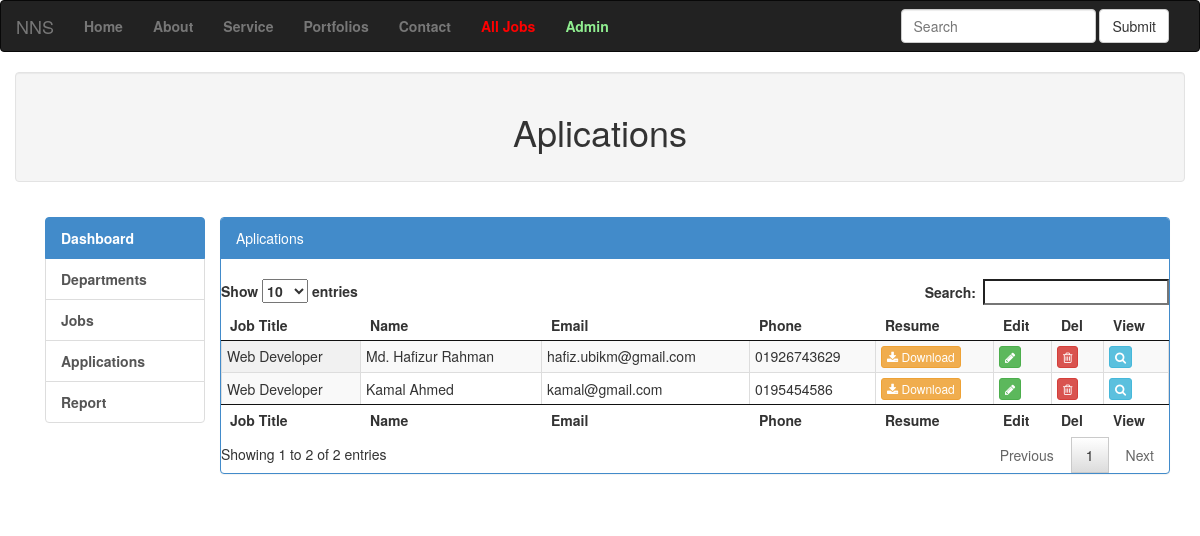
/post_controller/display_application, run on the app's committed database.
### tables this page shows
CREATE TABLE IF NOT EXISTS `application` (
`id` int(11) NOT NULL,
  `job_post_id` int(11) NOT NULL,
  `name` varchar(50) NOT NULL,
  `email` varchar(50) NOT NULL,
  `phone` varchar(18) NOT NULL,
  `file` varchar(100) NOT NULL
);

CREATE TABLE IF NOT EXISTS `job_posts` (
`id` int(11) NOT NULL,
  `department_id` int(11) NOT NULL,
  `job_title` varchar(50) NOT NULL,
  `requirement` text NOT NULL,
  `experience` varchar(50) NOT NULL,
  `education` text NOT NULL,
  `start_date` date NOT NULL,
  `end_date` date NOT NULL,
  `salary` varchar(12) NOT NULL
);

### application/controllers/Post_controller.php (called while the page is built, shortened)
<?php
class Post_controller extends CI_Controller {
	public function display_application($id=false){
		if($id===false){
			$data['applications']=$this->post_model->display_application();
			$this->load->view('all_applications',$data);
		}else{
			$data['applications']=$this->post_model->display_application($id);
			$this->load->view('all_applications',$data);
		}
	}
}

### index.php (called while the page is built, shortened)
<?php
require_once BASEPATH.'core/CodeIgniter.php';

### application/models/Post_model.php (called while the page is built, shortened)
<?php
class post_model extends CI_Model {
	public function display_application($id=false){
		if($id===false){
			$this->db->select('*');
			$this->db->from('job_posts');
			$this->db->join('application', 'application.job_post_id = job_posts.id');
			$query = $this->db->get();
			return $query->result();
		}
	}
}

### application/views/all_applications.php (the view)
<?php include_once("header.php");?>
<div class="well container"><h1 class="text-center">Aplications</h1></div>
<div class="container">
	<div class="row">
		<div class="panel-body">
			<div class="col-md-2">
				<?php include_once("sidebar.php");?>
			</div>
			<div class="col-md-10">
				<div class="row">
				   <div class="panel panel-primary">
					  <div class="panel-heading">
					  	Aplications
					  </div><br>
						<table class="cell-border display compact example" cellspacing="0" width="100%">
							<thead>
								<tr>
									<th>Job Title</th>
									<th>Name</th>
									<th>Email</th>
									<th>Phone</th>
									<th>Resume</th>
									<th>Edit</th>
									<th>Del</th>
									<th>View</th>
								</tr>
							</thead>
							<tbody>
							<?php
								foreach($applications as $application){
							?>
								<tr>
									<td><?php echo $application->job_title?></td>
									<td><?php echo $application->name?></td>
									<td><?php echo $application->email?></td>
									<td><?php echo $application->phone?></td>
									<td><a class="btn btn-warning btn-xs" href="<?php echo base_url()?>filess/<?php echo $application->file?>" download><i class="fa fa-download"></i> Download</a></td>
									<td><a class="btn btn-success btn-xs" href="#"><i class="fa fa-pencil"></i></a></td>
									<td><a class="btn btn-danger btn-xs" href="<?php echo site_url('post_controller/del_application/'.$application->id);?>"><i class="fa fa-trash-o"></i></a></td>
									<td><a class="btn btn-info btn-xs" href="<?php echo site_url('post_controller/job_view/'.$application->job_post_id);?>"><i class="fa fa-search"></i></a></td>
								</tr>
								<?php }?>
							</tbody>
							<tfoot>
								<tr>
									<th>Job Title</th>
									<th>Name</th>
									<th>Email</th>
									<th>Phone</th>
									<th>Resume</th>
									<th>Edit</th>
									<th>Del</th>
									<th>View</th>
								</tr>
							</tfoot>
						</table>
					</div>
				</div>
			</div>
		</div>
	</div>
</div>
<?php include_once("footer.php");?>

### data on the page
application: job_post.job_title "Web Developer", name "Md. Hafizur Rahman", email "hafiz.ubikm@gmail.com", phone "01926743629"
application: job_post.job_title "Web Developer", name "Kamal Ahmed", email "kamal@gmail.com", phone "0195454586"
